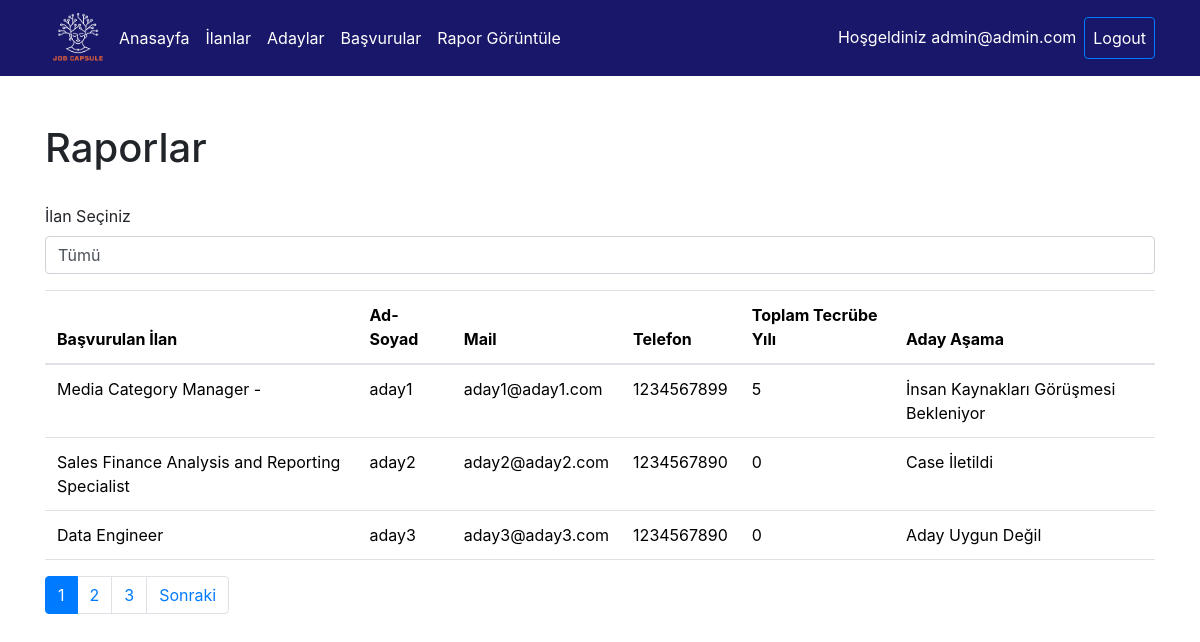
The app's page /Job_Capsule/Components/Admin-Operations/report.php (signed in) with its own data.
### tables this page shows
CREATE TABLE `application` (
  `id` int(11) NOT NULL,
  `user_id` int(11) NOT NULL,
  `job_id` int(11) NOT NULL,
  `status` int(11) NOT NULL,
  `recruiterNote` text NOT NULL
);

CREATE TABLE `jobs` (
  `id` int(11) NOT NULL,
  `title` text NOT NULL,
  `short_description` text NOT NULL,
  `long_description` text NOT NULL,
  `location` varchar(100) NOT NULL,
  `created_on` date NOT NULL,
  `created_by` varchar(100) NOT NULL,
  `last_modified_on` date DEFAULT NULL,
  `last_modified_by` varchar(100) DEFAULT NULL,
  `is_deleted` tinyint(1) NOT NULL,
  `isActive` tinyint(1) NOT NULL
);

CREATE TABLE `users` (
  `id` int(11) NOT NULL,
  `mail` varchar(50) NOT NULL,
  `password` varchar(200) NOT NULL,
  `phone` varchar(20) NOT NULL,
  `fullname` varchar(200) NOT NULL,
  `role` bit(1) NOT NULL DEFAULT b'0',
  `cvfilename` text NOT NULL,
  `isDeleted` bit(1) NOT NULL DEFAULT b'0',
  `lastTitle` text NOT NULL,
  `lastCompany` text NOT NULL,
  `experienceYear` int(11) NOT NULL
);

### Job_Capsule/libs/functions.php (called while the page is built, shortened)
<?php
function getApplicationsForReport($keyword, $page, $jobId = "")
{
    include "config.php";
    $pageCount = 3;
    $offset = ($page - 1) * $pageCount;
    $query = "FROM application a
    inner join users u on u.id=a.user_id
    inner join jobs j on j.id=a.job_id
    WHERE u.isDeleted = 0 && j.is_deleted = 0";
    $total_sql = "SELECT COUNT(*) " . $query;
    $count_data = mysqli_query($connection, $total_sql);
    $count = mysqli_fetch_array($count_data)[0];
    $total_pages = ceil($count / $pageCount);
    $sql = "SELECT a.Id,a.status,j.title,u.fullname,u.mail,u.phone,u.cvfilename,u.experienceYear " . $query . " LIMIT $offset, $pageCount";
    $result = mysqli_query($connection, $sql);
    return array(
        "total_pages" => $total_pages,
        "data" => $result,
        "totalCount" => $count
    );
}
?>

### Job_Capsule/Components/Admin-Operations/report.php (the view, shortened to what this page needs)
<?php
require_once "../../libs/functions.php";
include "admin-nav.php";
$keyword = "";
$page = 1;
$selectedJobId = "";
$result = getApplicationsForReport($keyword, $page, $selectedJobId);
$data = $result["data"];
$total_pages = $result["total_pages"];
function createApplicationTable($data)
{
    $statusMap = [
        '1' => 'Başvuru Alındı',
        '2' => 'İnsan Kaynakları Görüşmesi Bekleniyor',
        '3' => 'İnsan Kaynakları Görüşmesi Gerçekleşti',
        '4' => 'Case İletildi',
        '5' => 'Teknik Görüşme Bekleniyor',
        '6' => 'Teknik Görüşme Gerçekleşti',
        '7' => 'Teklif Aşaması',
        '8' => 'Aday Uygun Değil',
        '9' => 'Teklif Kabul',
        '10' => 'Aday Süreçten Çekildi'
    ];
    $html = '<table class="table">';
    $html .= '<thead><tr><th>Başvurulan İlan</th><th>Ad-Soyad</th><th>Mail</th><th>Telefon</th><th>Toplam Tecrübe Yılı</th><th>Aday Aşama</th></tr></thead>';
    $html .= '<tbody>';
    foreach ($data as $application) {
        $html .= '<tr>';
        $html .= '<td>' . $application['title'] . '</td>';
        $html .= '<td>' . $application['fullname'] . '</td>';
        $html .= '<td>' . $application['mail'] . '</td>';
        $html .= '<td>' . $application['phone'] . '</td>';
        $html .= '<td>' . $application['experienceYear'] . '</td>';
        $statusText = isset($statusMap[$application['status']]) ? $statusMap[$application['status']] : 'Bilinmeyen Durum';
        $html .= '<td>' . $statusText . '</td>';
        $html .= '</tr>';
    }
    $html .= '</tbody></table>';
    return $html;
}
?>
<!DOCTYPE html>
<html lang="tr">
<head>
    <link rel="stylesheet" href="https://stackpath.bootstrapcdn.com/bootstrap/4.5.2/css/bootstrap.min.css"
>
</head>
<body>
    <div class="container mt-5">
        <h1>Raporlar</h1>
        <br>
        <div class="form-group">
            <label for="jobSelect">İlan Seçiniz</label>
            <select class="form-control" id="jobSelect" name="job">
                <option value="">Tümü</option>
            </select>
        </div>
        <?php echo createApplicationTable($data); ?>
        <nav aria-label="Page navigation">
            <ul class="pagination">
                <?php for ($i = 1; $i <= $total_pages; $i++): ?>
                    <li class="page-item <?php if ($i == $page)
                        echo 'active'; ?>"><a class="page-link"
                            href="applications.php?page=<?php echo $i; ?>"><?php echo $i; ?></a></li>
                <?php endfor; ?>
                <?php if ($page < $total_pages): ?>
                    <li class="page-item"><a class="page-link"
                            href="applications.php?page=<?php echo ($page + 1); ?>">Sonraki</a></li>
                <?php endif; ?>
            </ul>
        </nav>
    </div>
</body>
</html>

### records on screen
application: job.title "Media Category Manager -", user.fullname "aday1", user.mail "aday1@aday1.com", user.phone "1234567899", user.experienceYear "5", status "İnsan Kaynakları Görüşmesi Bekleniyor"
application: job.title "Sales Finance Analysis and Reporting Specialist", user.fullname "aday2", user.mail "aday2@aday2.com", user.phone "1234567890", user.experienceYear "0", status "Case İletildi"
application: job.title "Data Engineer", user.fullname "aday3", user.mail "aday3@aday3.com", user.phone "1234567890", user.experienceYear "0", status "Aday Uygun Değil"

### other values on screen
$_SESSION['mail'] "admin@admin.com"
